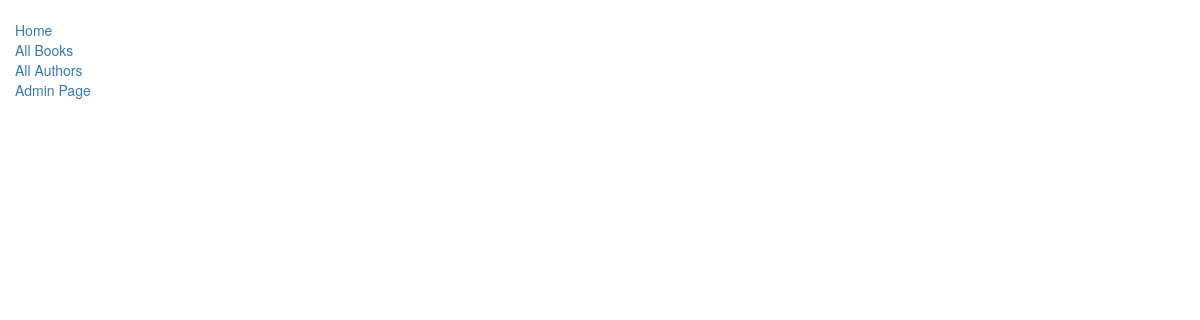
The app's page /lib/authors, older data.
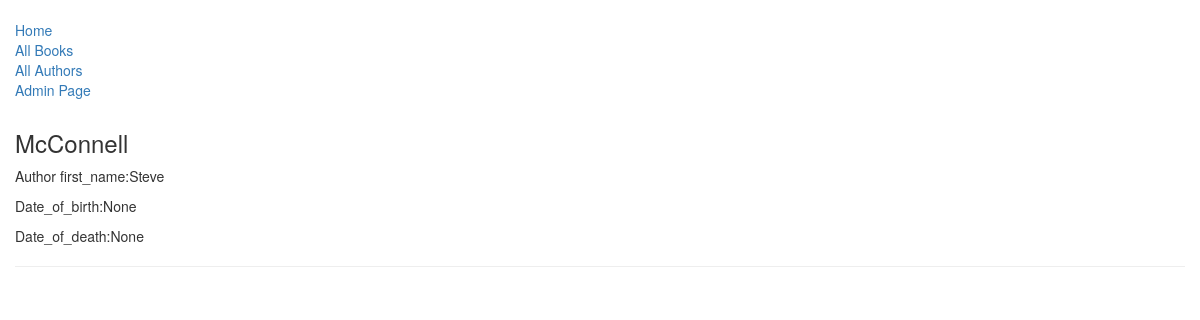
The same page, newer data.
### lib/models.py (models this page shows, shortened)
class Author(models.Model):
    first_name    = models.CharField(max_length=100)
    last_name     = models.CharField(max_length=100)
    date_of_birth = models.DateField(null=True , blank=True)
    date_of_death = models.DateField('Died', null=True , blank=True)

### lib/views.py (the view)
# urls.py: path('authors', views.AuthorListView.as_view(), name='authors')
class AuthorListView(generic.ListView):
    model = models.Author
    template_name = 'lib/author_list.html'

### lib/templates/lib/author_list.html
{% extends 'lib/base_generic.html' %}
{% block content %}
{% for author in author_list %}
    <h3>{{ author.last_name }}</h3>
    <p>Author first_name:{{author.first_name}}</p>
    <p>Date_of_birth:{{author.date_of_birth}}</p>
    <p>Date_of_death:{{author.date_of_death}}</p>
    <hr>
{% endfor %}
{% endblock %}

Row changes from the older to the newer data that the page shows:
added Author: last_name "McConnell", first_name "Steve", date_of_birth "None", date_of_death "None"
